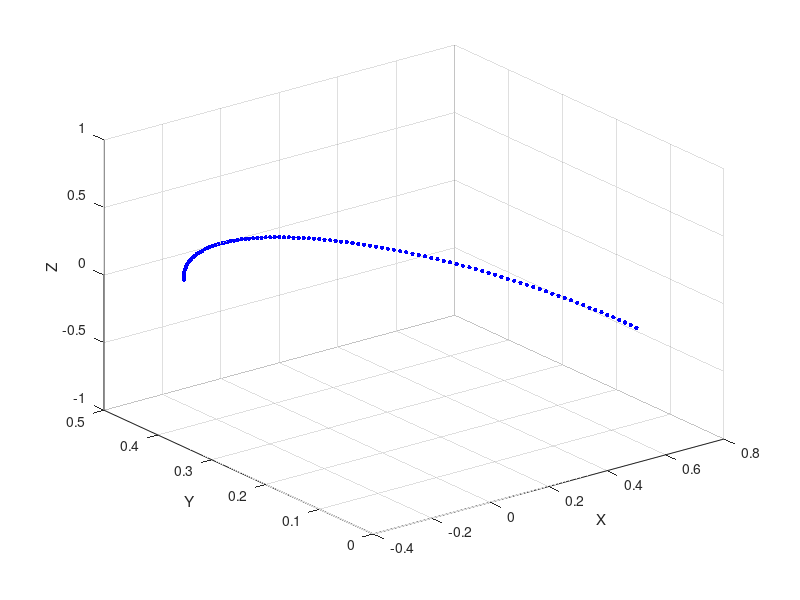

Reproduce this figure in MATLAB.
close all
arc_length=2*pi/3; % angular range for the arc (rad)
radius=0.5; % radius of the arc (m)
n=100; % number of points to be sampled
direction=1; % ?
angle=0; % initial angle
for i = 1 : n+1
    xc(:,i) = radius*cos(angle);
    yc(:,i) = radius*sin(angle);
    zc(:,i) = 0;
    angle = angle + direction * (arc_length)/n;
end
plot3(xc,yc,zc,'b.', 'MarkerSize',10); grid on; hold on;
xlabel('X'); ylabel('Y'); zlabel('Z');